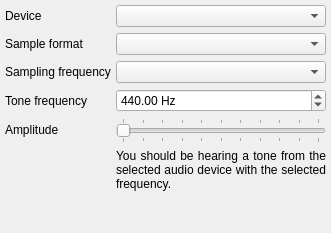
<?xml version="1.0" encoding="UTF-8"?>
<ui version="4.0">
 <class>AudioTest</class>
 <widget class="QDialog" name="AudioTest">
  <property name="geometry">
   <rect>
    <x>0</x>
    <y>0</y>
    <width>331</width>
    <height>233</height>
   </rect>
  </property>
  <property name="sizePolicy">
   <sizepolicy hsizetype="Preferred" vsizetype="Fixed">
    <horstretch>0</horstretch>
    <verstretch>0</verstretch>
   </sizepolicy>
  </property>
  <property name="windowTitle">
   <string>Audio info</string>
  </property>
  <layout class="QFormLayout" name="formLayout">
   <property name="horizontalSpacing">
    <number>5</number>
   </property>
   <property name="verticalSpacing">
    <number>-1</number>
   </property>
   <property name="leftMargin">
    <number>5</number>
   </property>
   <property name="topMargin">
    <number>5</number>
   </property>
   <property name="rightMargin">
    <number>5</number>
   </property>
   <property name="bottomMargin">
    <number>5</number>
   </property>
   <item row="1" column="1">
    <widget class="QComboBox" name="device">
     <property name="sizePolicy">
      <sizepolicy hsizetype="MinimumExpanding" vsizetype="Fixed">
       <horstretch>0</horstretch>
       <verstretch>0</verstretch>
      </sizepolicy>
     </property>
    </widget>
   </item>
   <item row="1" column="0">
    <widget class="QLabel" name="device_label">
     <property name="text">
      <string>Device</string>
     </property>
    </widget>
   </item>
   <item row="2" column="0">
    <widget class="QLabel" name="sampleformat_label">
     <property name="text">
      <string>Sample format</string>
     </property>
    </widget>
   </item>
   <item row="2" column="1">
    <widget class="QComboBox" name="sampleformat">
     <property name="sizePolicy">
      <sizepolicy hsizetype="MinimumExpanding" vsizetype="Fixed">
       <horstretch>0</horstretch>
       <verstretch>0</verstretch>
      </sizepolicy>
     </property>
    </widget>
   </item>
   <item row="4" column="0">
    <widget class="QLabel" name="frequency_label">
     <property name="text">
      <string>Tone frequency</string>
     </property>
    </widget>
   </item>
   <item row="4" column="1">
    <widget class="QDoubleSpinBox" name="frequency">
     <property name="sizePolicy">
      <sizepolicy hsizetype="MinimumExpanding" vsizetype="Fixed">
       <horstretch>0</horstretch>
       <verstretch>0</verstretch>
      </sizepolicy>
     </property>
     <property name="suffix">
      <string> Hz</string>
     </property>
     <property name="decimals">
      <number>2</number>
     </property>
     <property name="maximum">
      <double>20000.000000000000000</double>
     </property>
     <property name="singleStep">
      <double>100.000000000000000</double>
     </property>
     <property name="value">
      <double>440.000000000000000</double>
     </property>
    </widget>
   </item>
   <item row="3" column="0">
    <widget class="QLabel" name="fs_label">
     <property name="text">
      <string>Sampling frequency</string>
     </property>
    </widget>
   </item>
   <item row="3" column="1">
    <widget class="QComboBox" name="fs"/>
   </item>
   <item row="5" column="1">
    <widget class="QSlider" name="amplitude">
     <property name="maximum">
      <number>100</number>
     </property>
     <property name="orientation">
      <enum>Qt::Horizontal</enum>
     </property>
     <property name="tickPosition">
      <enum>QSlider::TicksBothSides</enum>
     </property>
    </widget>
   </item>
   <item row="6" column="1">
    <widget class="QLabel" name="explanation">
     <property name="frameShape">
      <enum>QFrame::NoFrame</enum>
     </property>
     <property name="text">
      <string>You should be hearing a tone from the selected audio device with the selected frequency.</string>
     </property>
     <property name="alignment">
      <set>Qt::AlignJustify|Qt::AlignTop</set>
     </property>
     <property name="wordWrap">
      <bool>true</bool>
     </property>
    </widget>
   </item>
   <item row="5" column="0">
    <widget class="QLabel" name="amplitude_label">
     <property name="text">
      <string>Amplitude</string>
     </property>
    </widget>
   </item>
  </layout>
 </widget>
 <resources/>
 <connections/>
</ui>
